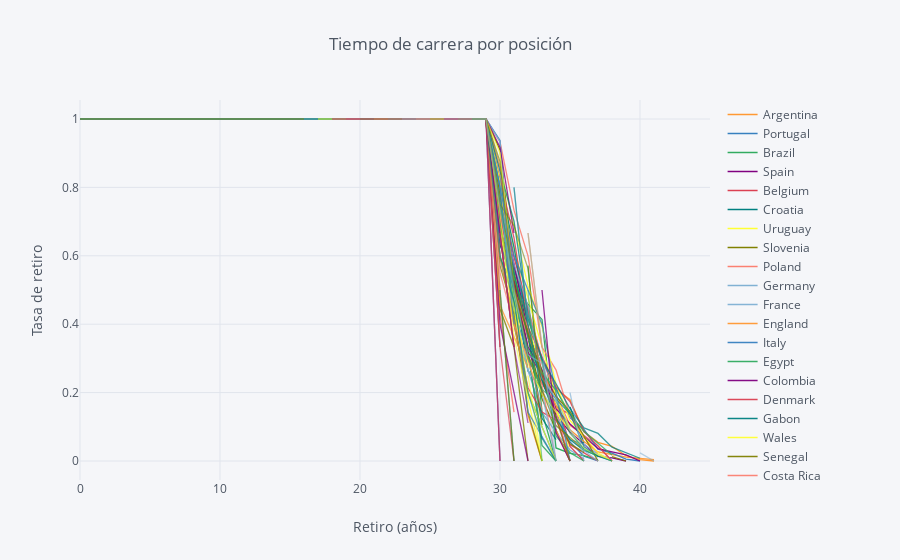

The notebook cell saved with this chart:
### Code cell
rates=survival(data, 'Nationality', 'Age', 'Retirement')
rates.iplot(kind='line', xTitle='Retiro (años)', 
            yTitle='Tasa de retiro', title='Tiempo de carrera por posición')
